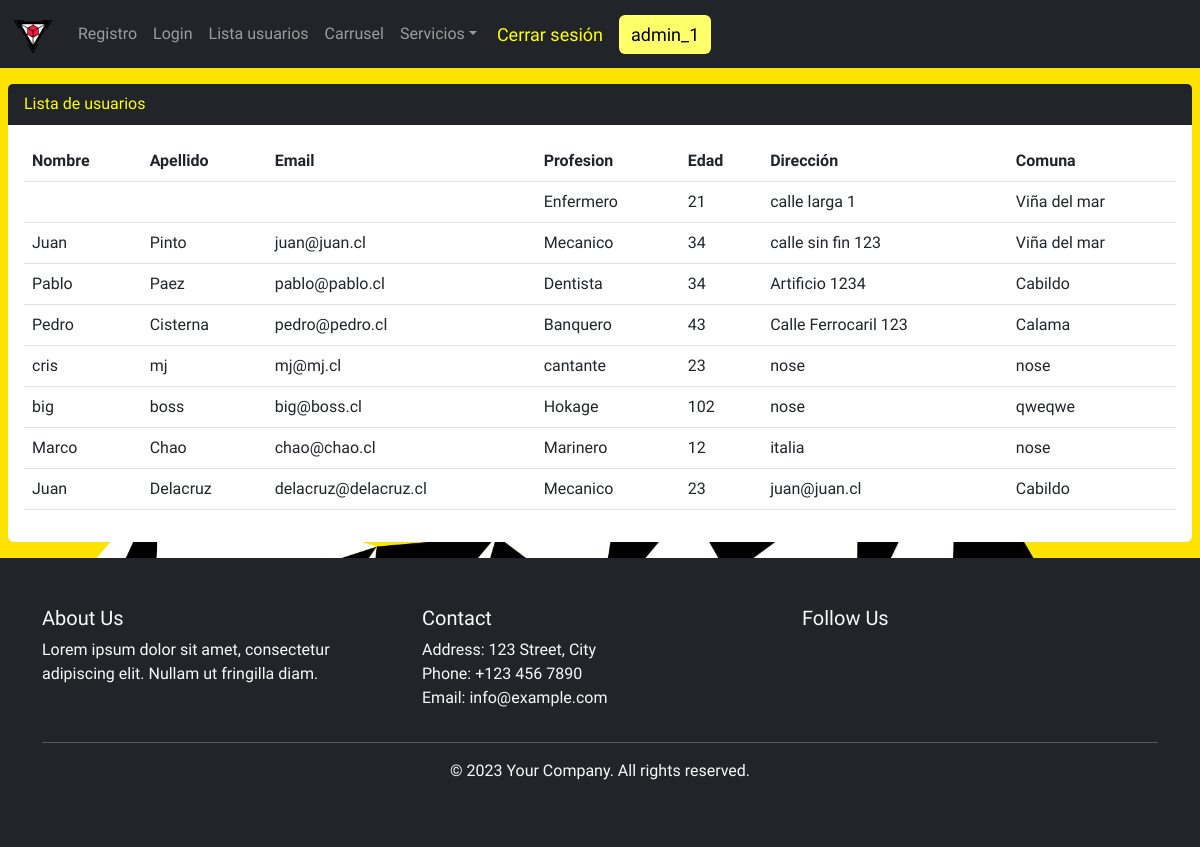
Page /usuarios/ (signed in) on the committed database.
### app1/models.py (models this page shows, shortened)
class PerfilDeUsuario(models.Model):
    user = models.OneToOneField(User, on_delete=models.CASCADE)
    edad = models.IntegerField()
    profesion = models.CharField(max_length=100)
    direccion = models.CharField(max_length=100)
    comuna = models.CharField(max_length=100)

### app1/views.py (the view)
# urls.py: path("usuarios/", perfil_usuario, name="usuarios"),
def perfil_usuario(request):
    usuarios = PerfilDeUsuario.objects.all()
    return render(request, 'usuarios.html', {'usuarios': usuarios})

### app1/templates/usuarios.html
{% extends 'base.html' %}
{% block contenido %}
<div class="card my-3 mx-2">
  <div class="card-header">Lista de usuarios</div>
  <div class="card-body">
<table class="table">
<thead>
  <tr>
    <th>Nombre</th>
    <th>Apellido</th>
    <th>Email</th>
    <th>Profesion</th>
     <th>Edad</th>
    <th>Dirección</th>
    <th>Comuna</th>
  </tr>
</thead>
<tbody>{% for usuario in usuarios %}
  <tr>
    <td>{{usuario.user.first_name}} </td>
    <td>{{usuario.user.last_name}}</td>
    <td>
      {{usuario.user.email}}
    </td>
       <td>
      {{usuario.profesion}}
    </td>
       <td>
      {{usuario.edad}}
    </td>
       <td>
      {{usuario.direccion}}
    </td>
       <td>
      {{usuario.comuna}}
    </td>
  </tr>  {% endfor %}
</tbody>
</table>
  </div>
{% endblock %}

### app1/templates/base.html (shortened to what this page needs)
{% load static %}
<!DOCTYPE html>
<html lang="en">
  <head>
    <link
      href="https://cdn.jsdelivr.net/npm/bootstrap@5.2.3/dist/css/bootstrap.min.css"
      rel="stylesheet"
    />
  </head>
  <body>
    <nav class="navbar navbar-expand-sm bg-dark navbar-dark">
      <div class="container-fluid">
        <a class="navbar-brand" href="/"><img src="{% static 'logo_1.png' %}" alt="Logo" width="42"></a>
        <div class="collapse navbar-collapse" id="collapsibleNavbar">
          <ul class="navbar-nav">
                <li class="nav-item" style="float: left">
              <a class="nav-link" href="/register/">Registro </a>
            </li>
            <li class="nav-item" style="float: left">
              <a class="nav-link" href="/login_a/">Login</a>
            </li>
            <li class="nav-item" style="float: left">
              <a class="nav-link" href="/usuarios/">Lista usuarios</a>
            </li>
            <li class="nav-item" style="float: left">
              <a class="nav-link" href="/carrusel/">Carrusel</a>
            </li>
            <li class="nav-item dropdown">
              <a
                class="nav-link dropdown-toggle"
                href="#"
                role="button"
                data-bs-toggle="dropdown"
                >Servicios</a
              >
            </li>
          </ul>
          <div >
           <a class="btn" style="font-size: 18px;" href="/logout_a/">Cerrar sesión</a>
          <a href="" style="font-size: 18px; background-color: #ffff6a; color: black;" class="btn btn-warning">{{user}}</a>
        </div>
      </div>
    </nav>
    <div class="main">{% block contenido %} {% endblock %}</div>
    <footer class="footer bg-dark text-light">
      <div class="container py-5">
        <div class="row">
          <div class="col-lg-4 col-md-6">
            <h5>About Us</h5>
            <p>
              Lorem ipsum dolor sit amet, consectetur adipiscing elit. Nullam ut
              fringilla diam.
            </p>
          </div>
          <div class="col-lg-4 col-md-6">
            <h5>Contact</h5>
            <ul class="list-unstyled">
              <li>Address: 123 Street, City</li>
              <li>Phone: +123 456 7890</li>
              <li>Email: info@example.com</li>
            </ul>
          </div>
          <div class="col-lg-4">
            <h5>Follow Us</h5>
            <div class="social-icons">
            </div>
          </div>
        </div>
        <hr />
        <p class="text-center">© 2023 Your Company. All rights reserved.</p>
      </div>
    </footer>
  </body>
</html>

### rows in the picture
PerfilDeUsuario: profesion "Enfermero", edad "21", direccion "calle larga 1", comuna "Viña del mar"
PerfilDeUsuario: user.first_name "Juan", user.last_name "Pinto", user.email "juan@juan.cl", profesion "Mecanico", edad "34", direccion "calle sin fin 123", comuna "Viña del mar"
PerfilDeUsuario: user.first_name "Pablo", user.last_name "Paez", user.email "pablo@pablo.cl", profesion "Dentista", edad "34", direccion "Artificio 1234", comuna "Cabildo"
PerfilDeUsuario: user.first_name "Pedro", user.last_name "Cisterna", user.email "pedro@pedro.cl", profesion "Banquero", edad "43", direccion "Calle Ferrocaril 123", comuna "Calama"
PerfilDeUsuario: user.first_name "cris", user.last_name "mj", user.email "mj@mj.cl", profesion "cantante", edad "23", direccion "nose", comuna "nose"
PerfilDeUsuario: user.first_name "big", user.last_name "boss", user.email "big@boss.cl", profesion "Hokage", edad "102", direccion "nose", comuna "qweqwe"
PerfilDeUsuario: user.first_name "Marco", user.last_name "Chao", user.email "chao@chao.cl", profesion "Marinero", edad "12", direccion "italia", comuna "nose"
PerfilDeUsuario: user.first_name "Juan", user.last_name "Delacruz", user.email "delacruz@delacruz.cl", profesion "Mecanico", edad "23", direccion "juan@juan.cl", comuna "Cabildo"

### other values in the picture
{{ user }} "admin_1"
